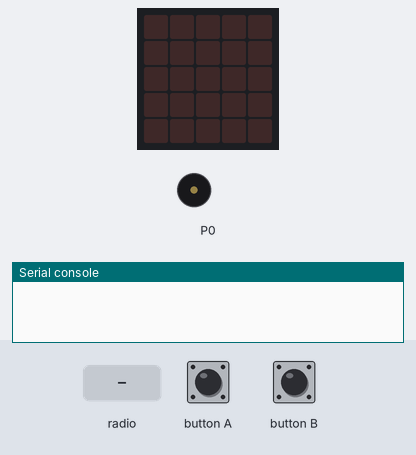
This program was run on a simulated BBC micro:bit (MakeCode). On the bench: the board's 5×5 LED display, buzzer (waves = sounding), the last lines printed to the serial console. The inputs (shaded band) are chosen by the test bench. No radio messages arrive unless stated (any console line starting 'radio sent:' is added by the test bench).

Above: at 1.2 s.
1.3 s: button A pressed for 0.15 s
At 2.0 s:
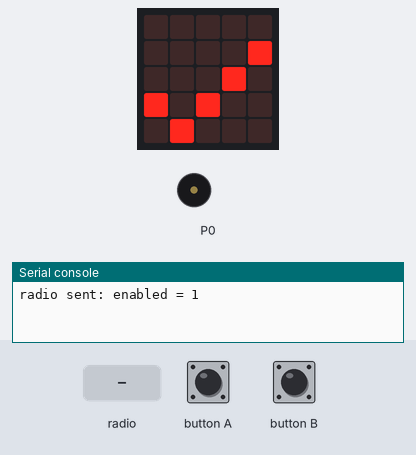
3.6 s: radio message "vote=1" arrives
At 4.0 s:
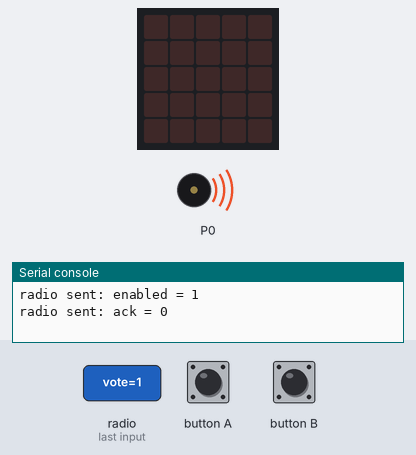
5.6 s: button A pressed for 0.15 s
At 6.3 s:
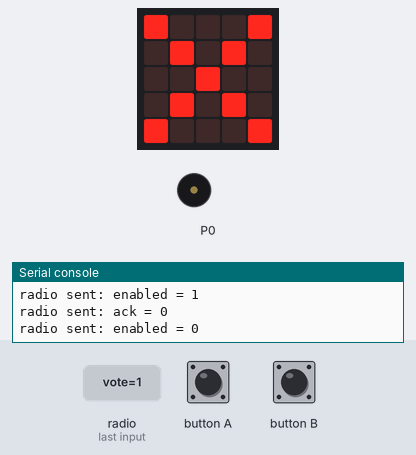
Timing chart, 0 to 8.6 s (numbered marks = the images above; inputs shaded):
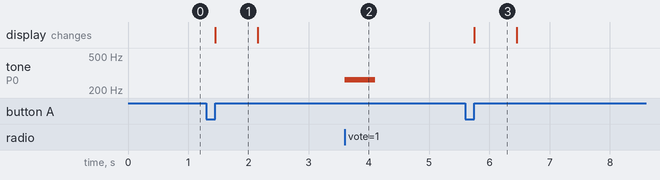

Measured:
- after the input at 1.3 s, the display: changes after 0.15 s (image 1)
- after the input at 3.6 s, tone on P0: silent → 262 Hz at once, → silent 0.50 s later
- after the input at 5.6 s, the display: changes after 0.15 s (image 3)
- what the display in image 1 shows lasts 0.7 s, from 1.5 s to 2.2 s

The program:

server.py
```python
#Do not touch anything unless you know what you're doing, and you have read readme.txt!

#Configuration
radio.set_group(69) #Radio channel
voting = False #Default state

#The rest of the code is not capable of user manipulation!

answers: any = []
voters: any = []

def toggle():
    global answers, voters, voting
    if voting == False:
        answers = []
        voters = []
        voting = True
        radio.send_value("enabled", 1)
        basic.show_icon(IconNames.YES)
        pause(100)
        basic.clear_screen()
    else:
        radio.send_value("enabled", 0)
        voting = False
        basic.show_icon(IconNames.NO)
        pause(100)
        basic.clear_screen()

def show_results():
    variants: any = []
    for i in answers:
        if i not in variants:
            variants.append(i)
    for j in variants:
        basic.show_string(String.from_char_code(j+65))
        pause(250)
        basic.show_number(answers.count(j))
        pause(250)

def on_received_value(name, value):
    global voters,answers
    if name == "vote":
        if voting == True:
            if radio.received_packet(RadioPacketProperty.SERIAL_NUMBER) != 0:
                print(radio.received_packet(RadioPacketProperty.SERIAL_NUMBER))
                print(value)
                if radio.received_packet(RadioPacketProperty.SERIAL_NUMBER) in voters:
                    answers[voters.index(radio.received_packet(RadioPacketProperty.SERIAL_NUMBER))] = value
                else:
                    voters.append(radio.received_packet(RadioPacketProperty.SERIAL_NUMBER))
                    answers.append(value)
            radio.send_value("ack", radio.received_packet(RadioPacketProperty.SERIAL_NUMBER))
            music.play_tone(Note.C, music.beat(1))

radio.on_received_value(on_received_value)
input.on_button_pressed(Button.A,toggle)
input.on_button_pressed(Button.B,show_results)
```
